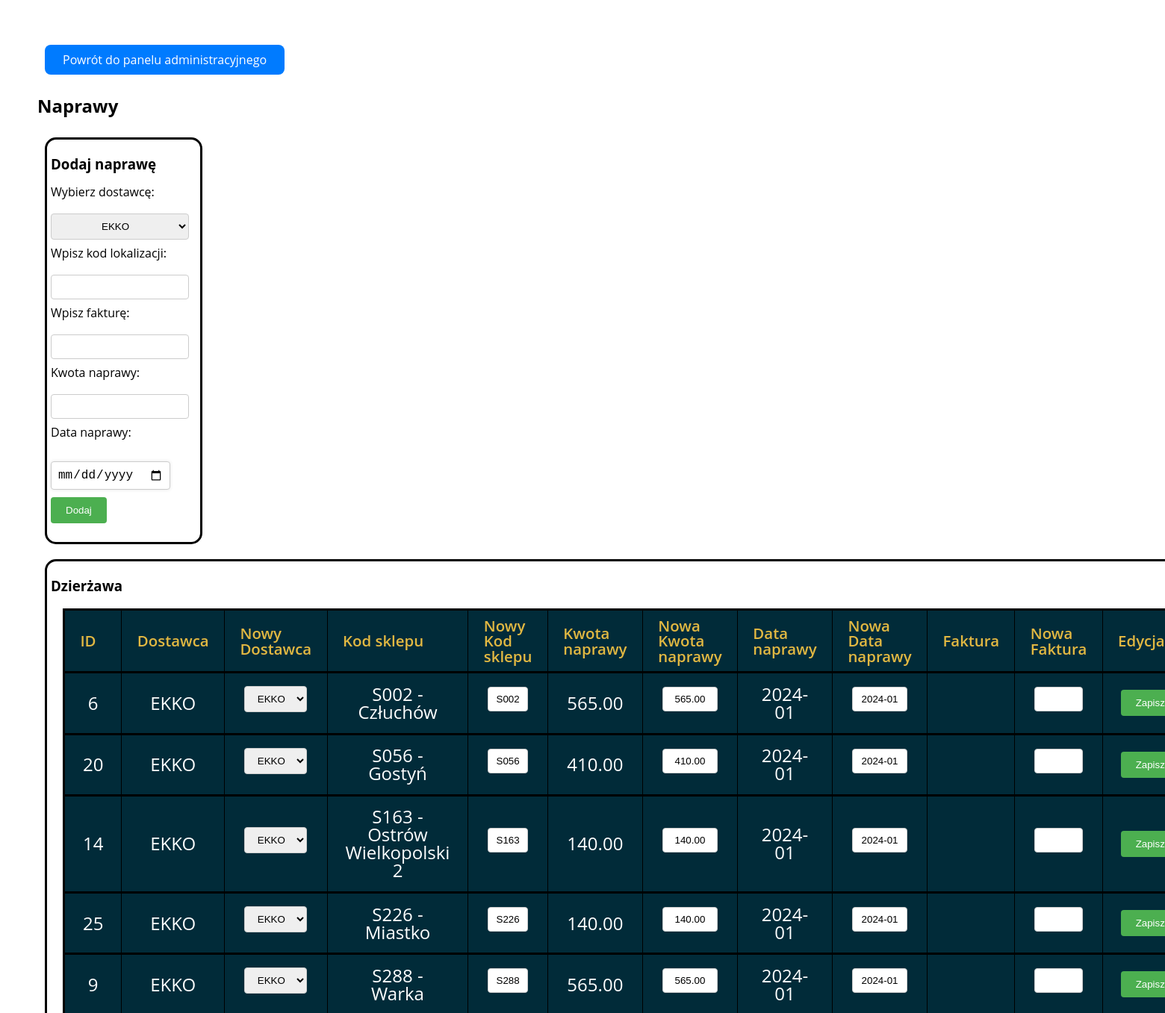
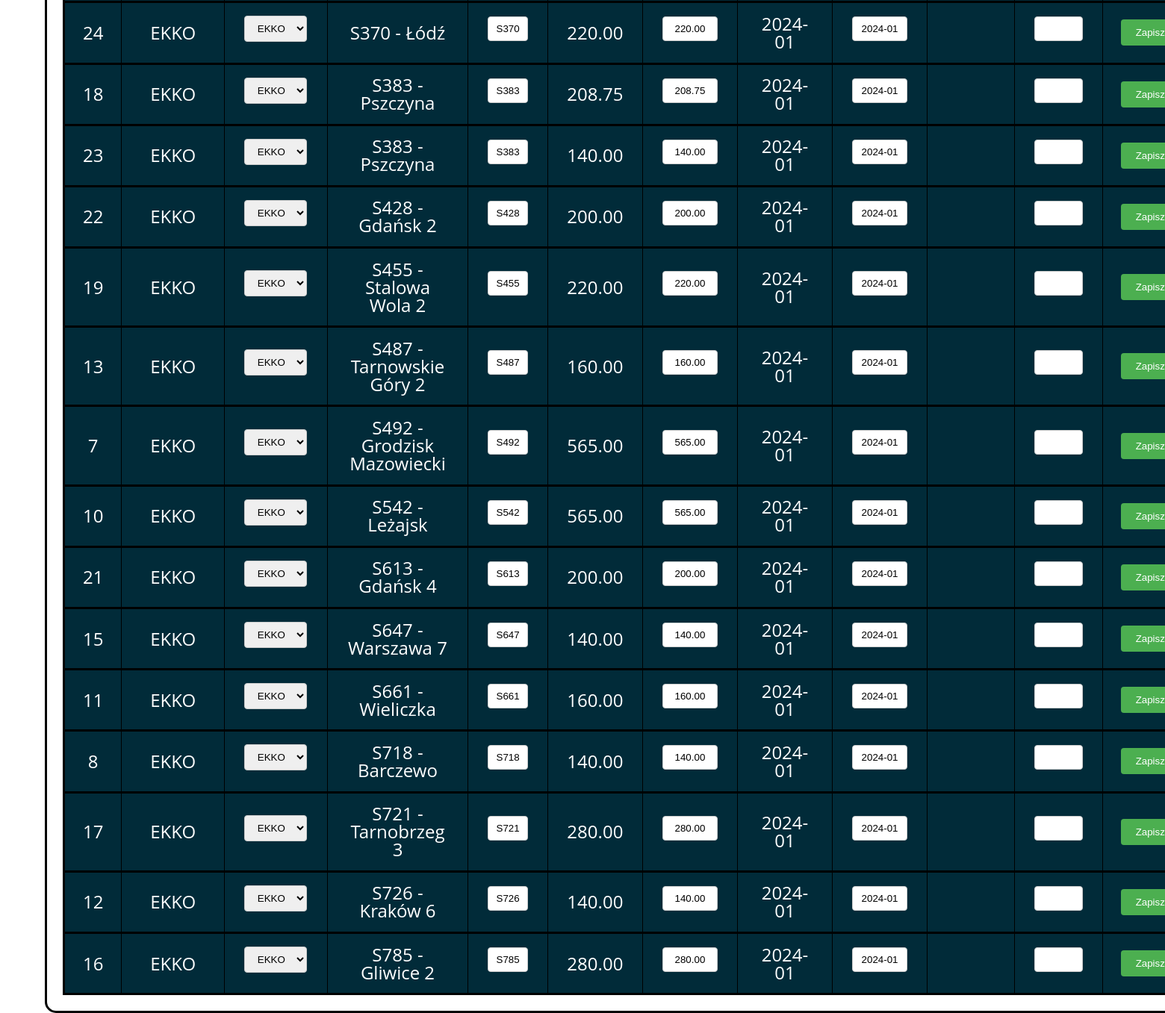
The app's page /Admins/naprawy.php with its own data (2 pictures, top to bottom).
### tables this page shows
CREATE TABLE `naprawy` (
  `IDNaprawy` int(11) NOT NULL AUTO_INCREMENT,
  `IDDostawcy` int(11) DEFAULT NULL,
  `IDLokalizacji` int(11) DEFAULT NULL,
  `IDFaktury` int(11) DEFAULT NULL,
  `Kwota` decimal(10,2) DEFAULT NULL,
  `DataNaprawy` date DEFAULT NULL,
  PRIMARY KEY (`IDNaprawy`),
  KEY `IDDostawcy` (`IDDostawcy`),
  KEY `Naprawy_ibfk_3` (`IDLokalizacji`),
  KEY `Naprawy_ibfk_4` (`IDFaktury`),
  CONSTRAINT `Naprawy_ibfk_1` FOREIGN KEY (`IDDostawcy`) REFERENCES `dostawca` (`IDDostawcy`),
  CONSTRAINT `Naprawy_ibfk_3` FOREIGN KEY (`IDLokalizacji`) REFERENCES `lokalizacja` (`IDLokalizacji`),
  CONSTRAINT `Naprawy_ibfk_4` FOREIGN KEY (`IDFaktury`) REFERENCES `faktura` (`id`)
);

CREATE TABLE `dostawca` (
  `IDDostawcy` int(11) NOT NULL AUTO_INCREMENT,
  `Nazwa` varchar(100) DEFAULT NULL,
  `Mail` varchar(100) DEFAULT NULL,
  PRIMARY KEY (`IDDostawcy`)
);

CREATE TABLE `lokalizacja` (
  `IDLokalizacji` int(11) NOT NULL AUTO_INCREMENT,
  `Kod` varchar(50) DEFAULT NULL,
  `Nazwa_Lokalizacji` varchar(100) DEFAULT NULL,
  `IleDrukarek` int(11) DEFAULT NULL,
  PRIMARY KEY (`IDLokalizacji`)
);

### Admins/naprawy.php (the view, shortened to what this page needs)
<?php
require_once('../Config/db_connection.php');
$query_naprawa_select = "SELECT
                        np.IDNaprawy, do.Nazwa,
                        CONCAT(l.Kod, ' - ', l.Nazwa_Lokalizacji) AS Lokalizacja,
                        do.Nazwa AS NazwaDostawcy,
                        l.Kod AS KodSklepu,
                        np.Kwota, f.numer_faktury,
                        DATE_FORMAT(np.DataNaprawy,'%Y-%m') AS DataNaprawy
                    FROM
                        Naprawy np
                    JOIN
                        Dostawca do ON np.IDDostawcy = do.IDDostawcy
                    JOIN
                        Lokalizacja l ON np.IDLokalizacji = l.IDLokalizacji
                    JOIN
                        Faktura f ON np.IDFaktury = f.id
                    ORDER BY DataNaprawy ASC, np.IDLokalizacji ASC";
$result_naprawa_select = mysqli_query($conn, $query_naprawa_select);
$query_dostawcy_naprawa = "SELECT IDDostawcy, Nazwa FROM Dostawca";
$result_dostawcy_naprawa = mysqli_query($conn, $query_dostawcy_naprawa);
?>
<!DOCTYPE html>
<html lang="pl">
<head>
    <link rel="stylesheet" href="../Style/styles.css">
</head>
<body>
<div id="holder">
    <header><a href="admin_panel.php" class="button">Powrót do panelu administracyjnego</a></header>
    <header><h2>Naprawy</h2></header>
    <div id="body">
        <div class="sekcja">
            <h3>Dodaj naprawę</h3>
            <form method="post" action="<?php echo htmlspecialchars($_SERVER["PHP_SELF"]); ?>">
                    <label for="iddostawcy_naprawa">Wybierz dostawcę:</label><br>
                    <select id="iddostawcy_naprawa" name="iddostawcy_naprawa">
                        <?php
                        mysqli_data_seek($result_dostawcy_naprawa,0);
                        while ($row_dostawcy_naprawa = mysqli_fetch_assoc($result_dostawcy_naprawa)) {
                            echo "<option value='" . $row_dostawcy_naprawa['IDDostawcy'] . "'>" . $row_dostawcy_naprawa['Nazwa'] . "</option>";
                        }
                        ?>
                    </select><br>
                    <label for="kod_sklepu_naprawa">Wpisz kod lokalizacji:</label><br>
                    <input type="text" id="kod_sklepu_naprawa" name="kod_sklepu_naprawa" required><br>
                    <label for="faktura_naprawy">Wpisz fakturę:</label><br>
                    <input type="text" id="numer_faktury_naprawa" name="numer_faktury_naprawa" required><br>
                    <label for="kwota_naprawy">Kwota naprawy:</label><br>
                    <input type="text" id="kwota_naprawy" name="kwota_naprawy" required><br>
                    <label for="data_naprawy">Data naprawy:</label><br>
                    <input type="date" id="data_naprawy" name="data_naprawy" required><br>
                    <input type="submit" name="submit_naprawa" value="Dodaj">
                </form>
        </div>
        <div class="sekcja">
            <h3>Dzierżawa</h3>
            <table>
                <tr>
                    <th>ID</th>
                    <th>Dostawca</th>
                    <th>Nowy Dostawca</th>
                    <th>Kod sklepu</th>
                    <th>Nowy Kod sklepu</th>
                    <th>Kwota naprawy</th>
                    <th>Nowa Kwota naprawy</th>
                    <th>Data naprawy</th>
                    <th>Nowa Data naprawy</th>
                    <th>Faktura</th>
                    <th>Nowa Faktura</th>
                    <th>Edycja</th>
                </tr>
                <?php while ($row = mysqli_fetch_assoc($result_naprawa_select)): ?>
                    <tr>
                        <td><?php echo $row['IDNaprawy']; ?></td>
                        <td><?php echo $row['NazwaDostawcy']; ?></td>
                        <form method="post" action="<?php echo htmlspecialchars($_SERVER["PHP_SELF"]); ?>">
                        <td>
                            <select id="new_iddostawcy_naprawa" name="new_iddostawcy_naprawa">
                                <?php
                                mysqli_data_seek($result_dostawcy_naprawa, 0);
                                while ($row_dostawcy_naprawa = mysqli_fetch_assoc($result_dostawcy_naprawa)) {
                                    echo "<option value='" . $row_dostawcy_naprawa['IDDostawcy'] . "'>" . $row_dostawcy_naprawa['Nazwa'] . "</option>";
                                }
                                ?>
                            </select><br>
                        </td>
                        <td><?php echo $row['Lokalizacja']; ?></td>
                        <td>
                                <input type="text" name="new_kod_sklepu_naprawa" value="<?php echo $row['KodSklepu']; ?>" >
                        </td>
                        <td><?php echo $row['Kwota']; ?></td>
                        <td>
                                <input type="text" name="new_kwota_naprawy" value="<?php echo $row['Kwota']; ?>" required>
                        </td>
                            <td><?php echo $row['DataNaprawy']; ?></td>
                            <td>
                                <input type="text" name="new_data_naprawy" value="<?php echo $row['DataNaprawy']; ?>" required>
                            </td>
                            <td><?php echo $row['numer_faktury']; ?></td>
                            <td>
                                <input type="text" name="new_numer_faktury_naprawa" value="<?php echo $row['numer_faktury']; ?>" required>
                        </td>
                        <td>
                                <input type="submit" name="edit_naprawa" value="Zapisz zmiany">
                        </td>
                            </form>
                    </tr>
                <?php endwhile; ?>
            </table>
        </div>
    </div>
</div>
</body>
</html>

### Style/styles.css (style rules this page uses)
html, body, div, span, applet, object, iframe, blockquote, pre, abbr, acronym, address, big, cite, code, del, dfn, em, img, ins, kbd, q, s, samp, small, strike, strong, sub, sup, tt, var, b, u, i, center, dl, dt, dd, ol, ul, li, fieldset, form, label, legend, table, caption, tbody, tfoot, thead, tr, th, td, article, aside, canvas, details, embed, figure, figcaption, footer, header, hgroup, menu, nav, output, ruby, section, summary, time, mark, audio, video { margin: 0; padding: 0; box-sizing: border-box; }
html, body { height: 100%; }
body { line-height: 1; font-family: 'Open Sans', sans-serif; }
#body { padding-bottom: 100px; }
#holder { min-height: 100%; position: relative; }
h1, h2, h3 { margin-bottom: 20px; }
form { margin-bottom: 20px; }
label { display: block; margin-bottom: 5px; }
input[type="text"], input[type="password"], input[type="email"], input[type="number"], select { width: 95%; padding: 8px; margin-bottom: 10px; border: 1px solid #ccc; border-radius: 4px; box-sizing: border-box; text-align: center; }
input[type="submit"], a, button { background-color: #4CAF50; color: white; padding: 10px 20px; border: none; border-radius: 4px; cursor: pointer; }
.sekcja { width: fit-content; display: block; float: left; border: black; border-style: solid; border-radius: 15px; padding: 5px; margin: 10px; }
tr { font-size: 24px; width: fit-content; border-style: solid; border-radius: 2px; text-align: center; }
table, th, td { border: 1px solid black; border-radius: 5px; }
body { background: white; font-family: 'Open Sans', sans-serif; padding: 50px; }
table { background: #012B39; border-radius: 0.25em; border-collapse: collapse; margin: 1em; }
th { border-bottom: 1px solid #364043; color: #E2B842; font-size: 0.85em; font-weight: 600; padding: 0.5em 1em; text-align: left; }
td { color: #fff; font-weight: 400; padding: 0.65em 1em; }
tbody tr { transition: background 0.25s ease; }
input[type="date"] { padding: 8px; border: 1px solid #ccc; border-radius: 4px; box-shadow: 0 0 5px rgba(0, 0, 0, 0.1); font-size: 16px; outline: none; transition: border-color 0.3s ease-in-out; margin-top: 10px; margin-bottom: 10px; }
a.button { display: inline-block; padding: 12px 24px; background-color: #007bff; color: #fff; text-decoration: none; border-radius: 8px; transition: background-color 0.3s ease; margin-top: 10px; margin-left: 10px; margin-bottom: 10px; }

### records on screen
naprawy: IDNaprawy "6", IDDostawcy.Nazwa "EKKO", Lokalizacja "S002 - Człuchów", new_kod_sklepu_naprawa "S002", Kwota "565.00", new_kwota_naprawy "565.00", DataNaprawy "2024-01", new_data_naprawy "2024-01"
naprawy: IDNaprawy "20", IDDostawcy.Nazwa "EKKO", Lokalizacja "S056 - Gostyń", new_kod_sklepu_naprawa "S056", Kwota "410.00", new_kwota_naprawy "410.00", DataNaprawy "2024-01", new_data_naprawy "2024-01"
naprawy: IDNaprawy "14", IDDostawcy.Nazwa "EKKO", Lokalizacja "S163 - Ostrów Wielkopolski 2", new_kod_sklepu_naprawa "S163", Kwota "140.00", new_kwota_naprawy "140.00", DataNaprawy "2024-01", new_data_naprawy "2024-01"
naprawy: IDNaprawy "25", IDDostawcy.Nazwa "EKKO", Lokalizacja "S226 - Miastko", new_kod_sklepu_naprawa "S226", Kwota "140.00", new_kwota_naprawy "140.00", DataNaprawy "2024-01", new_data_naprawy "2024-01"
naprawy: IDNaprawy "9", IDDostawcy.Nazwa "EKKO", Lokalizacja "S288 - Warka", new_kod_sklepu_naprawa "S288", Kwota "565.00", new_kwota_naprawy "565.00", DataNaprawy "2024-01", new_data_naprawy "2024-01"
naprawy: IDNaprawy "24", IDDostawcy.Nazwa "EKKO", Lokalizacja "S370 - Łódź", new_kod_sklepu_naprawa "S370", Kwota "220.00", new_kwota_naprawy "220.00", DataNaprawy "2024-01", new_data_naprawy "2024-01"
naprawy: IDNaprawy "18", IDDostawcy.Nazwa "EKKO", Lokalizacja "S383 - Pszczyna", new_kod_sklepu_naprawa "S383", Kwota "208.75", new_kwota_naprawy "208.75", DataNaprawy "2024-01", new_data_naprawy "2024-01"
naprawy: IDNaprawy "23", IDDostawcy.Nazwa "EKKO", Lokalizacja "S383 - Pszczyna", new_kod_sklepu_naprawa "S383", Kwota "140.00", new_kwota_naprawy "140.00", DataNaprawy "2024-01", new_data_naprawy "2024-01"
naprawy: IDNaprawy "22", IDDostawcy.Nazwa "EKKO", Lokalizacja "S428 - Gdańsk 2", new_kod_sklepu_naprawa "S428", Kwota "200.00", new_kwota_naprawy "200.00", DataNaprawy "2024-01", new_data_naprawy "2024-01"
naprawy: IDNaprawy "19", IDDostawcy.Nazwa "EKKO", Lokalizacja "S455 - Stalowa Wola 2", new_kod_sklepu_naprawa "S455", Kwota "220.00", new_kwota_naprawy "220.00", DataNaprawy "2024-01", new_data_naprawy "2024-01"
naprawy: IDNaprawy "13", IDDostawcy.Nazwa "EKKO", Lokalizacja "S487 - Tarnowskie Góry 2", new_kod_sklepu_naprawa "S487", Kwota "160.00", new_kwota_naprawy "160.00", DataNaprawy "2024-01", new_data_naprawy "2024-01"
naprawy: IDNaprawy "7", IDDostawcy.Nazwa "EKKO", Lokalizacja "S492 - Grodzisk Mazowiecki", new_kod_sklepu_naprawa "S492", Kwota "565.00", new_kwota_naprawy "565.00", DataNaprawy "2024-01", new_data_naprawy "2024-01"
naprawy: IDNaprawy "10", IDDostawcy.Nazwa "EKKO", Lokalizacja "S542 - Leżajsk", new_kod_sklepu_naprawa "S542", Kwota "565.00", new_kwota_naprawy "565.00", DataNaprawy "2024-01", new_data_naprawy "2024-01"
naprawy: IDNaprawy "21", IDDostawcy.Nazwa "EKKO", Lokalizacja "S613 - Gdańsk 4", new_kod_sklepu_naprawa "S613", Kwota "200.00", new_kwota_naprawy "200.00", DataNaprawy "2024-01", new_data_naprawy "2024-01"
naprawy: IDNaprawy "15", IDDostawcy.Nazwa "EKKO", Lokalizacja "S647 - Warszawa 7", new_kod_sklepu_naprawa "S647", Kwota "140.00", new_kwota_naprawy "140.00", DataNaprawy "2024-01", new_data_naprawy "2024-01"
naprawy: IDNaprawy "11", IDDostawcy.Nazwa "EKKO", Lokalizacja "S661 - Wieliczka", new_kod_sklepu_naprawa "S661", Kwota "160.00", new_kwota_naprawy "160.00", DataNaprawy "2024-01", new_data_naprawy "2024-01"
naprawy: IDNaprawy "8", IDDostawcy.Nazwa "EKKO", Lokalizacja "S718 - Barczewo", new_kod_sklepu_naprawa "S718", Kwota "140.00", new_kwota_naprawy "140.00", DataNaprawy "2024-01", new_data_naprawy "2024-01"
naprawy: IDNaprawy "17", IDDostawcy.Nazwa "EKKO", Lokalizacja "S721 - Tarnobrzeg 3", new_kod_sklepu_naprawa "S721", Kwota "280.00", new_kwota_naprawy "280.00", DataNaprawy "2024-01", new_data_naprawy "2024-01"
naprawy: IDNaprawy "12", IDDostawcy.Nazwa "EKKO", Lokalizacja "S726 - Kraków 6", new_kod_sklepu_naprawa "S726", Kwota "140.00", new_kwota_naprawy "140.00", DataNaprawy "2024-01", new_data_naprawy "2024-01"
naprawy: IDNaprawy "16", IDDostawcy.Nazwa "EKKO", Lokalizacja "S785 - Gliwice 2", new_kod_sklepu_naprawa "S785", Kwota "280.00", new_kwota_naprawy "280.00", DataNaprawy "2024-01", new_data_naprawy "2024-01"

### other values on screen
form field iddostawcy_naprawa "EKKO"
form field new_iddostawcy_naprawa "EKKO"
